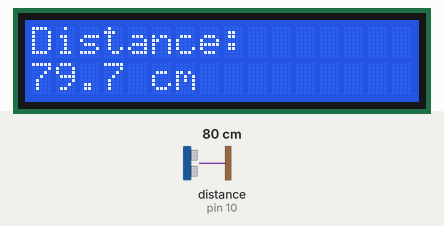
Recording of a sketch running on a simulated Arduino Uno, built with avr-gcc and run on an emulated ATmega328P. Parts: 16×2 character LCD. Wiring (inferred from the names in the program): ultrasonic range finder: trigger pin 9; echo pin 10. Inputs (shaded band) come from the test bench; at power-on: distance to the obstacle (sensor on pin 10) 80 cm. The echo pulse lasts 58.3 µs per cm; what the sketch prints to the serial monitor is not drawn.

Above: at 3.2 s.
3.3 s: distance to the obstacle (sensor on pin 10) set to 2 cm
At 4.8 s:
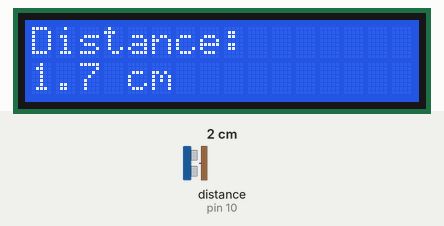
5.1 s: distance to the obstacle (sensor on pin 10) set to 60 cm
At 5.5 s:
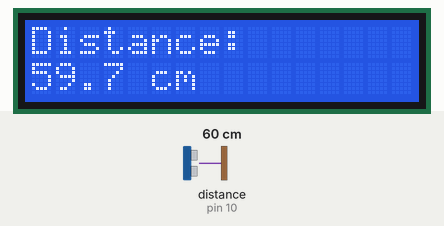
6.6 s: distance to the obstacle (sensor on pin 10) set to 35 cm
At 7.6 s:
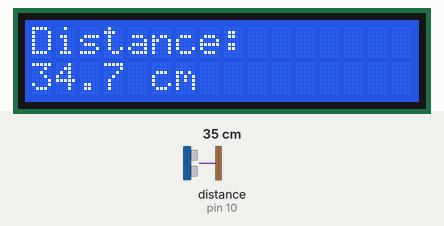
Timing chart, 0 to 9.6 s (numbered marks = the images above; inputs shaded):
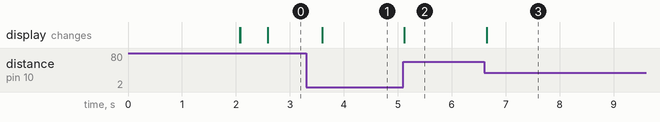

Measured:
- after the input at 3.3 s, the display: changes after 0.30 s (image 1)
- after the input at 5.1 s, the display: changes at once (image 2)
- after the input at 6.6 s, the display: changes after 0.05 s (image 3)

The sketch:

ultrasonic_distance_meter.ino
```cpp
#include <LiquidCrystal.h>

// LCD pins: RS, E, D4, D5, D6, D7
LiquidCrystal lcd(12, 11, 5, 4, 3, 2);

#define TRIG_PIN 9
#define ECHO_PIN 10

void setup()
{
  lcd.begin(16, 2);

  pinMode(TRIG_PIN, OUTPUT);
  pinMode(ECHO_PIN, INPUT);

  Serial.begin(9600);

  lcd.setCursor(0, 0);
  lcd.print("Distance Meter");
  delay(2000);

  lcd.clear();
}

void loop()
{
  long duration;
  float distance;

  // Trigger ultrasonic pulse
  digitalWrite(TRIG_PIN, LOW);
  delayMicroseconds(2);

  digitalWrite(TRIG_PIN, HIGH);
  delayMicroseconds(10);

  digitalWrite(TRIG_PIN, LOW);

  // Read echo time
  duration = pulseIn(ECHO_PIN, HIGH);

  // Calculate distance in cm
  distance = duration * 0.0343 / 2;

  // Display on LCD
  lcd.clear();

  lcd.setCursor(0, 0);
  lcd.print("Distance:");

  lcd.setCursor(0, 1);
  lcd.print(distance, 1);  // 1 decimal place
  lcd.print(" cm");

  // Display in Serial Monitor
  Serial.print("Distance: ");
  Serial.print(distance, 1);
  Serial.println(" cm");

  delay(500);
}
```
